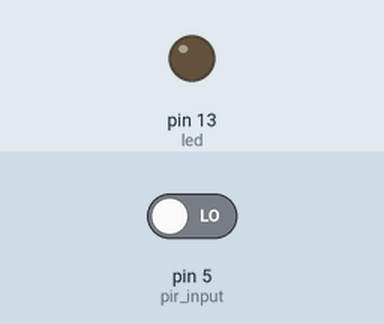
A sketch run on a simulated Arduino Uno, built with avr-gcc and run on an emulated ATmega328P. On the bench: output pins drawn as LEDs (lit = HIGH). Inputs (shaded band) come from the test bench; at power-on: pin 5 (pir_input) LOW. What the sketch prints to the serial monitor is not drawn.

Above: at 1.2 s.
1.3 s: pin 5 (pir_input) driven HIGH
At 2.0 s:
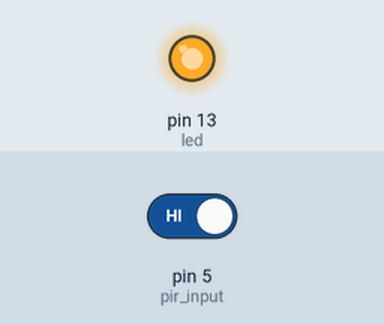
2.8 s: pin 5 (pir_input) driven LOW
At 3.6 s:
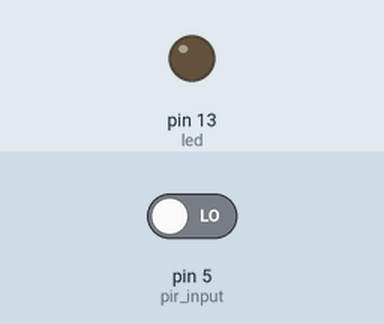
Timing chart, 0 to 5.8 s (numbered marks = the images above; inputs shaded):
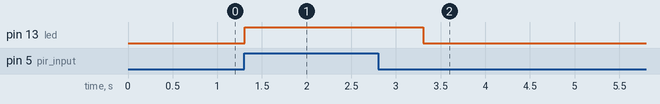

Measured:
- after the input at 1.3 s, pin 13 (led): LOW → HIGH at once
- after the input at 2.8 s, pin 13 (led): HIGH → LOW after 0.51 s

The sketch:

Street_Lighting_2.ino
```cpp
int led = 13;
int pir_input = 5;
int input = 0;
void setup() {
  // put your setup code here, to run once:
  Serial.begin(9600);
  pinMode(led, OUTPUT);
  pinMode(pir_input, INPUT);
}

void loop() {
  // put your main code here, to run repeatedly:
  input = digitalRead(pir_input);
  Serial.println(input);
  if (input == 1){
    digitalWrite(led, HIGH);
    delay(2000);
  }
  else{
    digitalWrite(led, LOW);
  }
}
```
